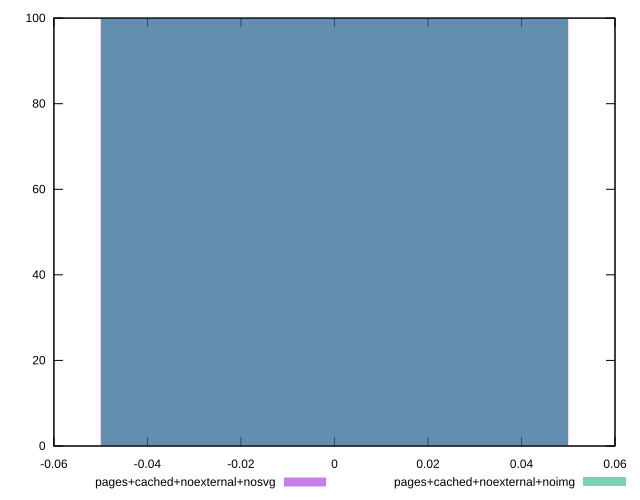

Recreate this plot in gnuplot.
reset
set terminal svg size 640, 500 enhanced background rgb 'white'
set output "report_00007_2020-12-11T15:55:29.892Z/legacy-javascript/comparison/histogram/7_vs_8.svg"

$pagesCachedNoexternalNosvg <<EOF
0 100
EOF

$pagesCachedNoexternalNoimg <<EOF
0 100
EOF

set key outside below
set boxwidth 0.1
set yrange [0:100]
set style fill transparent solid 0.5 noborder

plot \
  $pagesCachedNoexternalNosvg title "pages+cached+noexternal+nosvg" with boxes, \
  $pagesCachedNoexternalNoimg title "pages+cached+noexternal+noimg" with boxes, \


reset
